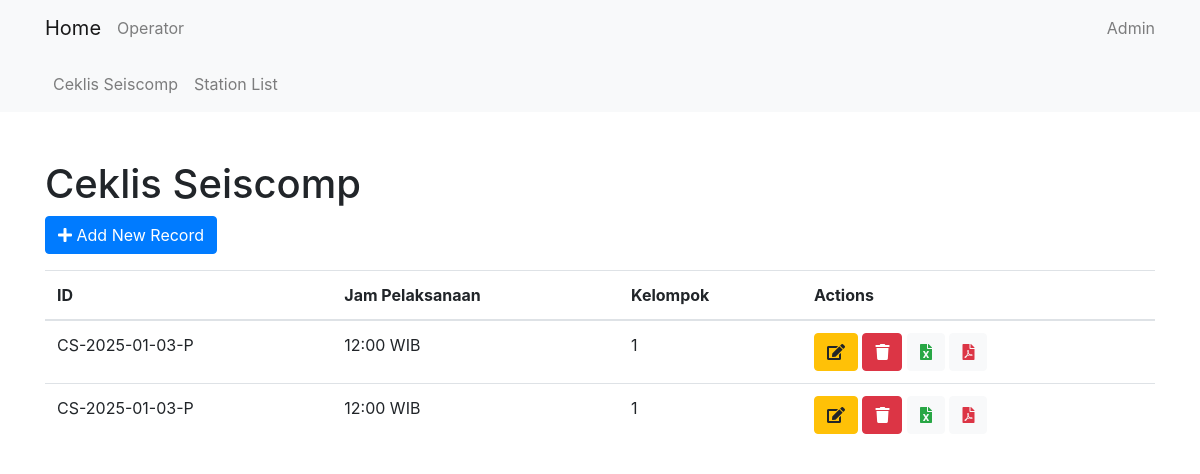
The app's page /cl_seiscomp/, older data.
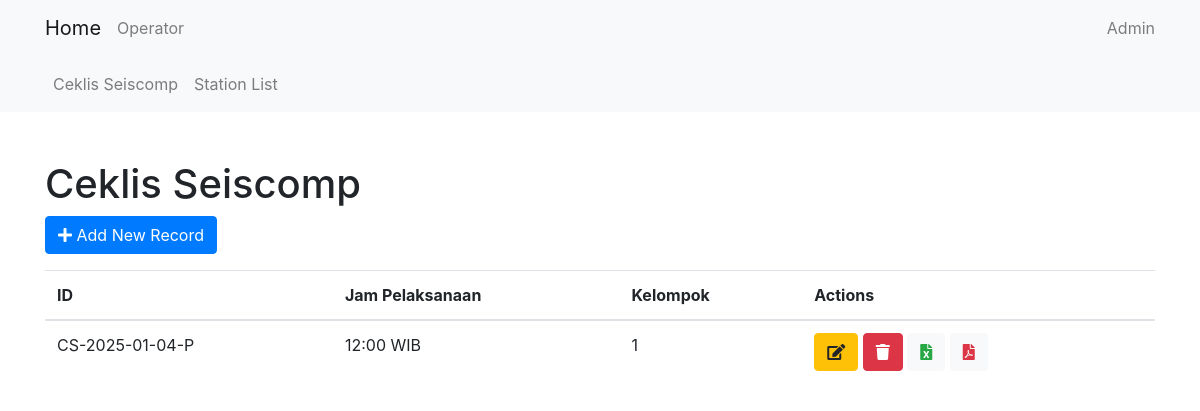
The same page, newer data.
### cl_seiscomp/models.py (models this page shows, shortened)
class CsRecordModel(models.Model):
    cs_id = models.CharField(max_length=15, default='0')
    shift = models.CharField(max_length=15, choices=SHIFT, default='P')
    jam_pelaksanaan = models.CharField(max_length=20, choices=WAKTU, default='12:00 WIB')
    kelompok = models.IntegerField(choices=KELOMPOK, default=1)
    operator = models.ForeignKey(Operator, on_delete=models.CASCADE)
    gaps = models.TextField(max_length=10000, null=True, blank=True)
    spikes = models.TextField(max_length=10000, null=True, blank=True)
    blanks = models.TextField(max_length=10000, null=True, blank=True)
    slmon = models.PositiveIntegerField(null=True, blank=True, default=0)
    count_gaps = models.PositiveIntegerField(null=True, blank=True, default=0)
    count_spikes = models.PositiveIntegerField(null=True, blank=True, default=0)
    count_blanks = models.PositiveIntegerField(null=True, blank=True, default=0)
    slmon_image = models.ImageField(upload_to='cl_seiscomp/slmon_images/', null=True, blank=True)

### cl_seiscomp/views.py (the view)
# urls.py: path('', CsListView.as_view(), name='cs_list'),
class CsListView(ListView):
    model = CsRecordModel
    template_name = 'cl_seiscomp/cs_list.html'
    context_object_name = 'csrecords'

### cl_seiscomp/templates/cl_seiscomp/cs_list.html (shortened to what this page needs)
{% extends 'core/base.html' %}
{% block content %}
<h1 class="mt-5">Ceklis Seiscomp</h1>
<a href="{% url 'cl_seiscomp:cs_create' %}" class="btn btn-primary">
    <i class="fas fa-plus"></i> Add New Record
</a>
<table class="table mt-3">
    <thead>
        <tr>
            <th>ID</th>
            <th>Jam Pelaksanaan</th>
            <th>Kelompok</th>
            <th>Actions</th>
        </tr>
    </thead>
    <tbody>
        {% for record in csrecords %}
        <tr>
            <td>{{ record.cs_id }}</td>
            <td>{{ record.jam_pelaksanaan }}</td>
            <td>{{ record.kelompok }}</td>
            <td>
                <a href="{% url 'cl_seiscomp:cs_update' record.pk %}" class="btn btn-warning">
                    <i class="fas fa-edit"></i>
                </a>
                <a href="{% url 'cl_seiscomp:cs_delete' record.pk %}" class="btn btn-danger">
                    <i class="fas fa-trash"></i>
                </a>
                <a href="{% url 'cl_seiscomp:cs_export_excel' record.pk %}" class="btn btn-light text-success">
                    <i class="fas fa-file-excel"></i>
                </a>
                <a href="{% url 'cl_seiscomp:cs_export_pdf' record.pk %}" class="btn btn-light text-danger">
                    <i class="fas fa-file-pdf"></i>
                </a>
            </td>
        </tr>
        {% endfor %}
    </tbody>
</table>
{% endblock %}

### core/templates/core/base.html (shortened to what this page needs)
<!DOCTYPE html>
<html lang="en">
<head>
    <link href="https://stackpath.bootstrapcdn.com/bootstrap/4.5.2/css/bootstrap.min.css" rel="stylesheet">
    <link href="https://cdnjs.cloudflare.com/ajax/libs/font-awesome/5.15.4/css/all.min.css" rel="stylesheet">
</head>
<body>
    <nav class="navbar navbar-light bg-light">
        <div class="container">
            <a class="navbar-brand" href="{% url 'home' %}">Home</a>
            <ul class="navbar-nav">
                <li class="nav-item">
                    <a class="nav-link" href="{% url 'core:operator_list' %}">Operator</a>
                </li>
            </ul>
            <ul class="navbar-nav ml-auto">
                <li class="nav-item">
                    <a class="nav-link" href="{% url 'admin:index' %}">Admin</a>
                </li>
            </ul>
        </div>
    </nav>
    {% if 'cl_seiscomp' in request.resolver_match.namespace %}
    <nav class="navbar navbar-expand-lg navbar-light bg-light">
        <div class="container">
            <div class="collapse navbar-collapse" id="navbarNav">
                <ul class="navbar-nav">
                    <li class="nav-item">
                        <a class="nav-link" href="{% url 'cl_seiscomp:cs_list' %}">Ceklis Seiscomp</a>
                    </li>
                    <li class="nav-item">
                        <a class="nav-link" href="{% url 'cl_seiscomp:station_list' %}">Station List</a>
                    </li>
                </ul>
            </div>
        </div>
    </nav>
    {% endif %}
    <div class="container">
        {% block content %}{% endblock %}
    </div>
</body>
</html>

Row changes from the older to the newer data that the page shows:
removed CsRecordModel: cs_id "CS-2025-01-03-P", jam_pelaksanaan "12:00 WIB", kelompok "1"
removed CsRecordModel: cs_id "CS-2025-01-03-P", jam_pelaksanaan "12:00 WIB", kelompok "1"
added CsRecordModel: cs_id "CS-2025-01-04-P", jam_pelaksanaan "12:00 WIB", kelompok "1"
